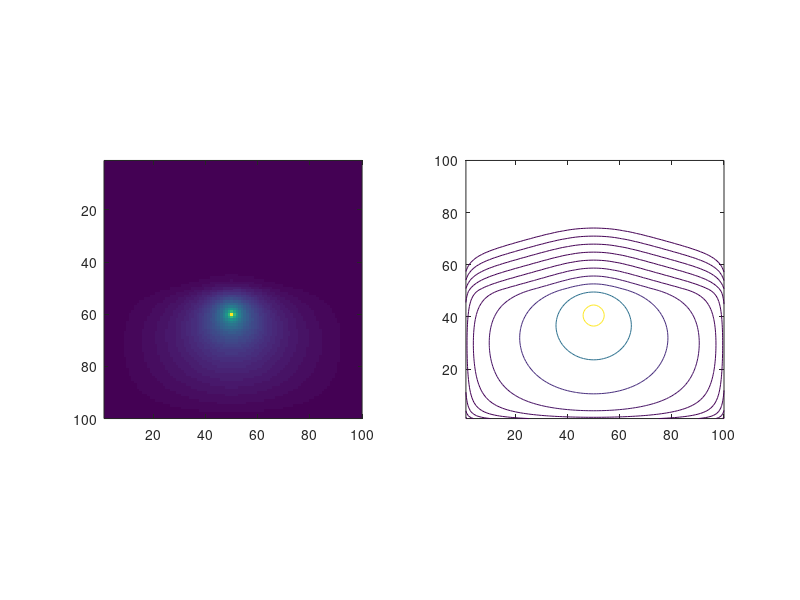

Reproduce this figure in MATLAB.
% do some occupancy grid stuff
gridSize = 100; % 129 is the same as the WoSLaplace2D
n = gridSize*gridSize;


% Make a grid for occupancy of the profile
X = zeros(gridSize,gridSize);

% here is our scene (the walls which will be +ve)
lw = [[0.3, 0.3]; [0.3, 0.7]]*gridSize; % left wall
rw = [[0.7, 0.3]; [0.7, 0.7]]*gridSize; % right wall
tw = [[0.3, 0.3]; [0.7, 0.3]]*gridSize; % top wall
bw = [[0.45, 0.7]; [0.7, 0.7]]*gridSize; % bottom wall (has opening)
val = 1;    % set to 1

%X = drawline(X, lw(1:1,:), lw(2:2,:), val);
%X = drawline(X, rw(1:1,:), rw(2:2,:), val);
%X = drawline(X, bw(1:1,:), bw(2:2,:), val);
%X = drawline(X, tw(1:1,:), tw(2:2,:), val);

X(60,50) = val;


%imagesc(X);

% % lets draw lines around the outside that are -ve
% l = [[1, 1];[1,gridSize]];
% r = [[gridSize,1];[gridSize,gridSize]];
% b = [[1,1];[gridSize, 1]];
% t = [[1,gridSize];[gridSize,gridSize]];
% val = -1;   % set to -1
% 
% X = drawline(X, l(1:1,:), l(2:2,:), val);
% X = drawline(X, r(1:1,:), r(2:2,:), val);
% X = drawline(X, b(1:1,:), b(2:2,:), val);
% X = drawline(X, t(1:1,:), t(2:2,:), val);
% 
% imagesc(X);

rhsx = [];
C = [];
IX = @(i,j) (i-1)*gridSize+(j-1)+1;

for i = 1:gridSize    % row
    for j = 1:gridSize-1  % col
        if ( X(i,j) == 1 )
            rhsx = [rhsx; 1]; 
            crow = zeros(1,n);
            crow(1,IX(i,j)) = 1;
            C = [C; crow];      
        end
    end
end

% subplot(1,2,1)
% imagesc(X);
% axis equal;
% axis([1,gridSize,1,gridSize])

bdyConstraints = size(C,1); 
d = n + bdyConstraints;
S = sparse(d,d);

% http://12000.org/my_notes/mma_matlab_control/KERNEL/KEse82.htm
internalPoints=gridSize;
e   = ones(internalPoints,1);
spe = spdiags([e -2*e e], -1:1,internalPoints,internalPoints);
Iz  = speye(internalPoints);
S(1:n,1:n) = kron(Iz,spe)+kron(spe,Iz);

conductivity = ones(n,1);
conductivity(n/2:end) = 1000;
scale = spdiags(conductivity,0, n,n);

time = 10; % length of time for heat diffusion
S(1:n,1:n)  =  (speye(n,n) - time* scale * S(1:n,1:n)); 

S(n+1:end,1:n) = C;
S(1:n,n+1:end) = C';

rhsxx = [ zeros(n,1); rhsx ];

phix = S \ rhsxx;
%phix = conjgrad( S, rhsxx, 1e-8 );

norm(S*phix-rhsxx)

% reshape to draw in a grid
vx = reshape(phix(1:n),gridSize,gridSize)';

subplot(1,2,1);
ax.YDir = 'normal';
imagesc(vx);
%imagesc(log(1.00001-vx));
axis equal;
axis([1,gridSize,1,gridSize])

subplot(1,2,2);
contour(flipud(vx), exp(-1:-1:-10))
axis equal;
axis([1,gridSize,1,gridSize])

